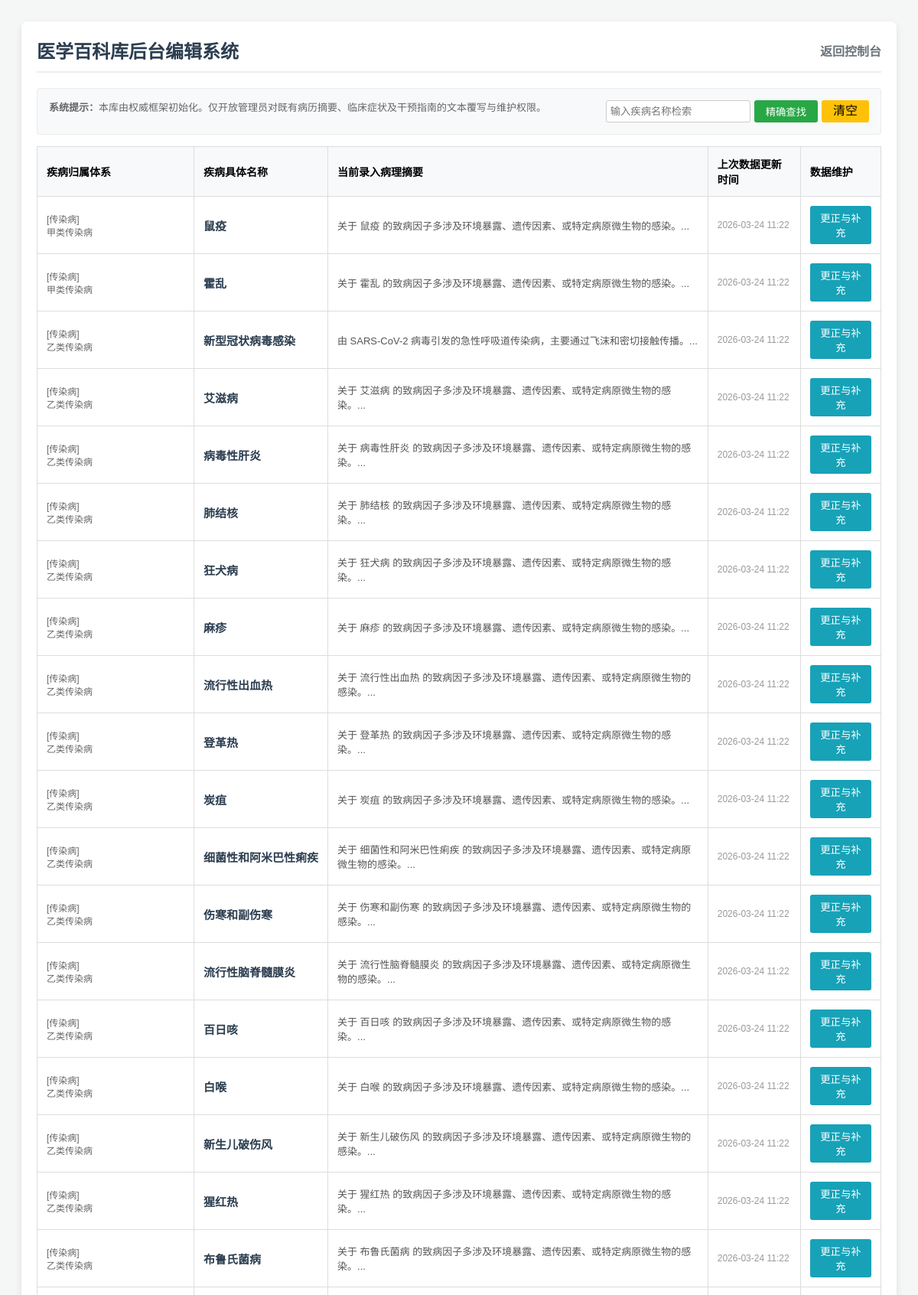
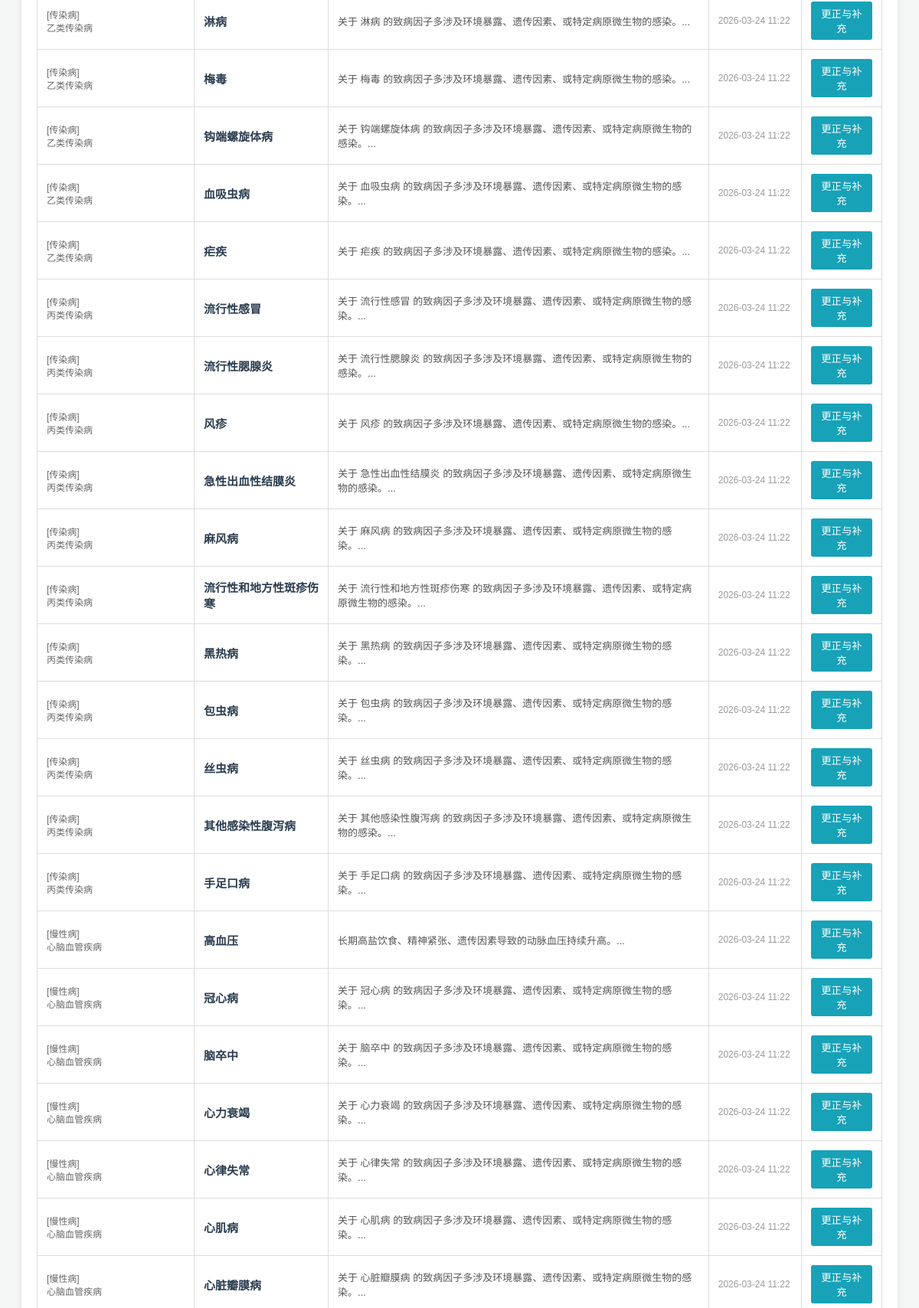
The app's page /admin/disease_manage (signed in, upper part) with its own data (2 pictures, top to bottom).
### models.py (models this page shows)
class DiseaseKnowledge(db.Model):
    id = db.Column(db.Integer, primary_key=True)
    category = db.Column(db.String(50), nullable=False)
    sub_category = db.Column(db.String(50), nullable=False)
    name = db.Column(db.String(100), nullable=False, unique=True)
    cause = db.Column(db.Text, nullable=True)
    symptoms = db.Column(db.Text, nullable=True)
    prevention = db.Column(db.Text, nullable=True)
    updated_at = db.Column(db.DateTime, default=datetime.utcnow, onupdate=datetime.utcnow)

### app.py (the view, shortened to what this page needs)
@app.route('/admin/disease_manage', methods=['GET', 'POST'])
def admin_disease_manage():
    if session.get('role') not in ['super', 'community', 'medical']: return redirect(url_for('login'))
    admin = db.session.get(Admin, session['admin_id'])
    search_query = request.args.get('search', '')
    if search_query:
        diseases = db.session.query(DiseaseKnowledge).filter(DiseaseKnowledge.name.contains(search_query)).all()
    else:
        diseases = db.session.query(DiseaseKnowledge).all()
    return render_template('admin_disease_manage.html', admin=admin, diseases=diseases, search_query=search_query)

### app.py (called while the page is built)
@app.before_request
def enforce_readonly_lock():
    if request.method == 'POST' and 'user_id' in session:
        allowed_routes = ['logout', 'risk_assessment']
        if request.endpoint in allowed_routes:
            return None
        user = db.session.get(User, session['user_id'])
        if user and user.is_locked:
            flash('您的数据已被锁定，无法进行修改。')
            return redirect(request.referrer or url_for('user_dashboard'))

### templates/admin_disease_manage.html (shortened to what this page needs)
<!DOCTYPE html>
<html lang="zh-CN">
<head>
</head>
<body>
<div class="container">
    <div class="header">
        <h2 style="margin: 0; color: #2c3e50;">医学百科库后台编辑系统</h2>
        <a href="javascript:history.back()" style="text-decoration: none; color: #6c757d; font-weight: bold;">返回控制台</a>
    </div>
    <div class="action-bar">
        <div style="font-size: 13px; color: #666; line-height: 1.6;">
            <strong>系统提示：</strong>本库由权威框架初始化。仅开放管理员对既有病历摘要、临床症状及干预指南的文本覆写与维护权限。
        </div>
        <form method="GET" action="/admin/disease_manage" style="display: flex; gap: 5px;">
            <input type="text" name="search" value="{{ search_query }}" placeholder="输入疾病名称检索" style="padding: 5px; border: 1px solid #ccc; border-radius: 3px;">
            <button type="submit" style="padding: 5px 15px; background: #28a745; color: white; border: none; border-radius: 3px; cursor:pointer;">精确查找</button>
            <a href="/admin/disease_manage" style="padding: 5px 15px; background: #ffc107; color: black; border: none; border-radius: 3px; text-decoration:none; text-align:center; line-height: 18px;">清空</a>
        </form>
    </div>
    <table>
        <tr>
            <th style="width: 180px;">疾病归属体系</th>
            <th style="width: 150px;">疾病具体名称</th>
            <th>当前录入病理摘要</th>
            <th>上次数据更新时间</th>
            <th>数据维护</th>
        </tr>
        {% for d in diseases %}
        <tr>
            <td style="font-size: 12px; color: #666;">[{{ d.category }}]<br>{{ d.sub_category }}</td>
            <td style="font-weight: bold; color: #2c3e50; font-size: 15px;">{{ d.name }}</td>
            <td style="color: #555; font-size: 13px;">{{ d.cause[:45] }}...</td>
            <td style="color: #999; font-size: 12px;">{{ d.updated_at.strftime('%Y-%m-%d %H:%M') }}</td>
            <td>
                <button type="button" class="btn-edit" onclick='openEditModal({{ d.id }}, {{ d.cause|tojson|safe }}, {{ d.symptoms|tojson|safe }}, {{ d.prevention|tojson|safe }}, "{{ d.name }}")'>更正与补充</button>
            </td>
        </tr>
        {% endfor %}
    </table>
</div>
</body>
</html>

### templates/admin_disease_manage.html (style rules this page uses)
body { font-family: Arial, sans-serif; background-color: #f4f7f6; padding: 20px; }
.container { background: white; padding: 20px; border-radius: 8px; box-shadow: 0 4px 10px rgba(0,0,0,0.1); }
.header { display: flex; justify-content: space-between; align-items: center; border-bottom: 2px solid #eee; padding-bottom: 10px; margin-bottom: 20px; }
.action-bar { display: flex; justify-content: space-between; margin-bottom: 15px; background: #f8f9fa; padding: 15px; border-radius: 4px; border: 1px solid #e9ecef; }
table { width: 100%; border-collapse: collapse; }
th, td { border: 1px solid #ddd; padding: 12px; text-align: left; font-size: 14px; }
th { background-color: #f8f9fa; }
.btn-edit { background-color: #17a2b8; color: white; border: none; padding: 6px 12px; border-radius: 3px; cursor: pointer; }

### records on screen
DiseaseKnowledge: category "传染病", sub_category "甲类传染病", name "鼠疫", cause "关于 鼠疫 的致病因子多涉及环境暴露、遗传因素、或特定病原微生物的感染。", updated_at "2026-03-24 11:22"
DiseaseKnowledge: category "传染病", sub_category "甲类传染病", name "霍乱", cause "关于 霍乱 的致病因子多涉及环境暴露、遗传因素、或特定病原微生物的感染。", updated_at "2026-03-24 11:22"
DiseaseKnowledge: category "传染病", sub_category "乙类传染病", name "新型冠状病毒感染", cause "由 SARS-CoV-2 病毒引发的急性呼吸道传染病，主要通过飞沫和密切接触传播。", updated_at "2026-03-24 11:22"
DiseaseKnowledge: category "传染病", sub_category "乙类传染病", name "艾滋病", cause "关于 艾滋病 的致病因子多涉及环境暴露、遗传因素、或特定病原微生物的感染。", updated_at "2026-03-24 11:22"
DiseaseKnowledge: category "传染病", sub_category "乙类传染病", name "病毒性肝炎", cause "关于 病毒性肝炎 的致病因子多涉及环境暴露、遗传因素、或特定病原微生物的感染。", updated_at "2026-03-24 11:22"
DiseaseKnowledge: category "传染病", sub_category "乙类传染病", name "肺结核", cause "关于 肺结核 的致病因子多涉及环境暴露、遗传因素、或特定病原微生物的感染。", updated_at "2026-03-24 11:22"
DiseaseKnowledge: category "传染病", sub_category "乙类传染病", name "狂犬病", cause "关于 狂犬病 的致病因子多涉及环境暴露、遗传因素、或特定病原微生物的感染。", updated_at "2026-03-24 11:22"
DiseaseKnowledge: category "传染病", sub_category "乙类传染病", name "麻疹", cause "关于 麻疹 的致病因子多涉及环境暴露、遗传因素、或特定病原微生物的感染。", updated_at "2026-03-24 11:22"
DiseaseKnowledge: category "传染病", sub_category "乙类传染病", name "流行性出血热", cause "关于 流行性出血热 的致病因子多涉及环境暴露、遗传因素、或特定病原微生物的感染。", updated_at "2026-03-24 11:22"
DiseaseKnowledge: category "传染病", sub_category "乙类传染病", name "登革热", cause "关于 登革热 的致病因子多涉及环境暴露、遗传因素、或特定病原微生物的感染。", updated_at "2026-03-24 11:22"
DiseaseKnowledge: category "传染病", sub_category "乙类传染病", name "炭疽", cause "关于 炭疽 的致病因子多涉及环境暴露、遗传因素、或特定病原微生物的感染。", updated_at "2026-03-24 11:22"
DiseaseKnowledge: category "传染病", sub_category "乙类传染病", name "细菌性和阿米巴性痢疾", cause "关于 细菌性和阿米巴性痢疾 的致病因子多涉及环境暴露、遗传因素、或特定病原微生物的感染。", updated_at "2026-03-24 11:22"
DiseaseKnowledge: category "传染病", sub_category "乙类传染病", name "伤寒和副伤寒", cause "关于 伤寒和副伤寒 的致病因子多涉及环境暴露、遗传因素、或特定病原微生物的感染。", updated_at "2026-03-24 11:22"
DiseaseKnowledge: category "传染病", sub_category "乙类传染病", name "流行性脑脊髓膜炎", cause "关于 流行性脑脊髓膜炎 的致病因子多涉及环境暴露、遗传因素、或特定病原微生物的感染。", updated_at "2026-03-24 11:22"
DiseaseKnowledge: category "传染病", sub_category "乙类传染病", name "百日咳", cause "关于 百日咳 的致病因子多涉及环境暴露、遗传因素、或特定病原微生物的感染。", updated_at "2026-03-24 11:22"
DiseaseKnowledge: category "传染病", sub_category "乙类传染病", name "白喉", cause "关于 白喉 的致病因子多涉及环境暴露、遗传因素、或特定病原微生物的感染。", updated_at "2026-03-24 11:22"
DiseaseKnowledge: category "传染病", sub_category "乙类传染病", name "新生儿破伤风", cause "关于 新生儿破伤风 的致病因子多涉及环境暴露、遗传因素、或特定病原微生物的感染。", updated_at "2026-03-24 11:22"
DiseaseKnowledge: category "传染病", sub_category "乙类传染病", name "猩红热", cause "关于 猩红热 的致病因子多涉及环境暴露、遗传因素、或特定病原微生物的感染。", updated_at "2026-03-24 11:22"
DiseaseKnowledge: category "传染病", sub_category "乙类传染病", name "布鲁氏菌病", cause "关于 布鲁氏菌病 的致病因子多涉及环境暴露、遗传因素、或特定病原微生物的感染。", updated_at "2026-03-24 11:22"
DiseaseKnowledge: category "传染病", sub_category "乙类传染病", name "淋病", cause "关于 淋病 的致病因子多涉及环境暴露、遗传因素、或特定病原微生物的感染。", updated_at "2026-03-24 11:22"
DiseaseKnowledge: category "传染病", sub_category "乙类传染病", name "梅毒", cause "关于 梅毒 的致病因子多涉及环境暴露、遗传因素、或特定病原微生物的感染。", updated_at "2026-03-24 11:22"
DiseaseKnowledge: category "传染病", sub_category "乙类传染病", name "钩端螺旋体病", cause "关于 钩端螺旋体病 的致病因子多涉及环境暴露、遗传因素、或特定病原微生物的感染。", updated_at "2026-03-24 11:22"
DiseaseKnowledge: category "传染病", sub_category "乙类传染病", name "血吸虫病", cause "关于 血吸虫病 的致病因子多涉及环境暴露、遗传因素、或特定病原微生物的感染。", updated_at "2026-03-24 11:22"
DiseaseKnowledge: category "传染病", sub_category "乙类传染病", name "疟疾", cause "关于 疟疾 的致病因子多涉及环境暴露、遗传因素、或特定病原微生物的感染。", updated_at "2026-03-24 11:22"
DiseaseKnowledge: category "传染病", sub_category "丙类传染病", name "流行性感冒", cause "关于 流行性感冒 的致病因子多涉及环境暴露、遗传因素、或特定病原微生物的感染。", updated_at "2026-03-24 11:22"
DiseaseKnowledge: category "传染病", sub_category "丙类传染病", name "流行性腮腺炎", cause "关于 流行性腮腺炎 的致病因子多涉及环境暴露、遗传因素、或特定病原微生物的感染。", updated_at "2026-03-24 11:22"
DiseaseKnowledge: category "传染病", sub_category "丙类传染病", name "风疹", cause "关于 风疹 的致病因子多涉及环境暴露、遗传因素、或特定病原微生物的感染。", updated_at "2026-03-24 11:22"
DiseaseKnowledge: category "传染病", sub_category "丙类传染病", name "急性出血性结膜炎", cause "关于 急性出血性结膜炎 的致病因子多涉及环境暴露、遗传因素、或特定病原微生物的感染。", updated_at "2026-03-24 11:22"
DiseaseKnowledge: category "传染病", sub_category "丙类传染病", name "麻风病", cause "关于 麻风病 的致病因子多涉及环境暴露、遗传因素、或特定病原微生物的感染。", updated_at "2026-03-24 11:22"
DiseaseKnowledge: category "传染病", sub_category "丙类传染病", name "流行性和地方性斑疹伤寒", cause "关于 流行性和地方性斑疹伤寒 的致病因子多涉及环境暴露、遗传因素、或特定病原微生物的感染。", updated_at "2026-03-24 11:22"
DiseaseKnowledge: category "传染病", sub_category "丙类传染病", name "黑热病", cause "关于 黑热病 的致病因子多涉及环境暴露、遗传因素、或特定病原微生物的感染。", updated_at "2026-03-24 11:22"
DiseaseKnowledge: category "传染病", sub_category "丙类传染病", name "包虫病", cause "关于 包虫病 的致病因子多涉及环境暴露、遗传因素、或特定病原微生物的感染。", updated_at "2026-03-24 11:22"
DiseaseKnowledge: category "传染病", sub_category "丙类传染病", name "丝虫病", cause "关于 丝虫病 的致病因子多涉及环境暴露、遗传因素、或特定病原微生物的感染。", updated_at "2026-03-24 11:22"
DiseaseKnowledge: category "传染病", sub_category "丙类传染病", name "其他感染性腹泻病", cause "关于 其他感染性腹泻病 的致病因子多涉及环境暴露、遗传因素、或特定病原微生物的感染。", updated_at "2026-03-24 11:22"
DiseaseKnowledge: category "传染病", sub_category "丙类传染病", name "手足口病", cause "关于 手足口病 的致病因子多涉及环境暴露、遗传因素、或特定病原微生物的感染。", updated_at "2026-03-24 11:22"
DiseaseKnowledge: category "慢性病", sub_category "心脑血管疾病", name "高血压", cause "长期高盐饮食、精神紧张、遗传因素导致的动脉血压持续升高。", updated_at "2026-03-24 11:22"
DiseaseKnowledge: category "慢性病", sub_category "心脑血管疾病", name "冠心病", cause "关于 冠心病 的致病因子多涉及环境暴露、遗传因素、或特定病原微生物的感染。", updated_at "2026-03-24 11:22"
DiseaseKnowledge: category "慢性病", sub_category "心脑血管疾病", name "脑卒中", cause "关于 脑卒中 的致病因子多涉及环境暴露、遗传因素、或特定病原微生物的感染。", updated_at "2026-03-24 11:22"
DiseaseKnowledge: category "慢性病", sub_category "心脑血管疾病", name "心力衰竭", cause "关于 心力衰竭 的致病因子多涉及环境暴露、遗传因素、或特定病原微生物的感染。", updated_at "2026-03-24 11:22"
DiseaseKnowledge: category "慢性病", sub_category "心脑血管疾病", name "心律失常", cause "关于 心律失常 的致病因子多涉及环境暴露、遗传因素、或特定病原微生物的感染。", updated_at "2026-03-24 11:22"
DiseaseKnowledge: category "慢性病", sub_category "心脑血管疾病", name "心肌病", cause "关于 心肌病 的致病因子多涉及环境暴露、遗传因素、或特定病原微生物的感染。", updated_at "2026-03-24 11:22"
DiseaseKnowledge: category "慢性病", sub_category "心脑血管疾病", name "心脏瓣膜病", cause "关于 心脏瓣膜病 的致病因子多涉及环境暴露、遗传因素、或特定病原微生物的感染。", updated_at "2026-03-24 11:22"
